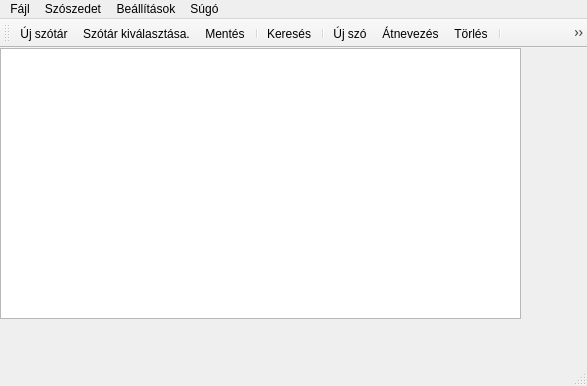
<?xml version="1.0" encoding="UTF-8"?>
<ui version="4.0">
 <class>MainWindow</class>
 <widget class="QMainWindow" name="MainWindow">
  <property name="geometry">
   <rect>
    <x>0</x>
    <y>0</y>
    <width>587</width>
    <height>386</height>
   </rect>
  </property>
  <property name="windowTitle">
   <string>Vocabulary</string>
  </property>
  <widget class="QWidget" name="centralWidget">
   <property name="sizePolicy">
    <sizepolicy hsizetype="Expanding" vsizetype="Expanding">
     <horstretch>0</horstretch>
     <verstretch>0</verstretch>
    </sizepolicy>
   </property>
   <widget class="QListWidget" name="listWidget">
    <property name="geometry">
     <rect>
      <x>0</x>
      <y>0</y>
      <width>521</width>
      <height>271</height>
     </rect>
    </property>
    <property name="sizePolicy">
     <sizepolicy hsizetype="Maximum" vsizetype="Maximum">
      <horstretch>0</horstretch>
      <verstretch>0</verstretch>
     </sizepolicy>
    </property>
    <property name="font">
     <font>
      <family>Serif</family>
      <pointsize>18</pointsize>
     </font>
    </property>
    <property name="autoFillBackground">
     <bool>false</bool>
    </property>
    <property name="resizeMode">
     <enum>QListView::Fixed</enum>
    </property>
   </widget>
  </widget>
  <widget class="QMenuBar" name="menuBar">
   <property name="geometry">
    <rect>
     <x>0</x>
     <y>0</y>
     <width>587</width>
     <height>21</height>
    </rect>
   </property>
   <widget class="QMenu" name="menuF_jl">
    <property name="title">
     <string>Fájl</string>
    </property>
    <addaction name="action_newvocab"/>
    <addaction name="actionChooseVocab"/>
    <addaction name="separator"/>
    <addaction name="actionSave"/>
    <addaction name="actionRefresh"/>
    <addaction name="separator"/>
    <addaction name="actionMinimize"/>
    <addaction name="actionExit"/>
   </widget>
   <widget class="QMenu" name="menuSz_szedet">
    <property name="title">
     <string>Szószedet</string>
    </property>
    <addaction name="actionNewWord"/>
    <addaction name="separator"/>
    <addaction name="actionRename"/>
    <addaction name="actionClear"/>
    <addaction name="actionClearAll"/>
    <addaction name="separator"/>
    <addaction name="actionSearch"/>
   </widget>
   <widget class="QMenu" name="menuBe_ll_t_sok">
    <property name="title">
     <string>Beállítások</string>
    </property>
    <addaction name="actionPreferences"/>
   </widget>
   <widget class="QMenu" name="menuS_g">
    <property name="title">
     <string>Súgó</string>
    </property>
    <addaction name="actionAboutQt"/>
    <addaction name="actionAbout"/>
   </widget>
   <addaction name="menuF_jl"/>
   <addaction name="menuSz_szedet"/>
   <addaction name="menuBe_ll_t_sok"/>
   <addaction name="menuS_g"/>
  </widget>
  <widget class="QToolBar" name="mainToolBar">
   <attribute name="toolBarArea">
    <enum>TopToolBarArea</enum>
   </attribute>
   <attribute name="toolBarBreak">
    <bool>false</bool>
   </attribute>
   <addaction name="action_newvocab"/>
   <addaction name="actionChooseVocab"/>
   <addaction name="actionSave"/>
   <addaction name="separator"/>
   <addaction name="actionSearch"/>
   <addaction name="separator"/>
   <addaction name="actionNewWord"/>
   <addaction name="actionRename"/>
   <addaction name="actionClear"/>
   <addaction name="separator"/>
   <addaction name="actionAbout"/>
  </widget>
  <widget class="QStatusBar" name="statusBar"/>
  <action name="actionAboutQt">
   <property name="text">
    <string>Qt névjegye...</string>
   </property>
  </action>
  <action name="actionAbout">
   <property name="icon">
    <iconset resource="icons.qrc">
     <normaloff>:/images/toolbar/img/about1.png</normaloff>:/images/toolbar/img/about1.png</iconset>
   </property>
   <property name="text">
    <string>Program névjegye...</string>
   </property>
   <property name="shortcut">
    <string>F1</string>
   </property>
  </action>
  <action name="actionPreferences">
   <property name="text">
    <string>Alapbeállítások...</string>
   </property>
  </action>
  <action name="actionMinimize">
   <property name="text">
    <string>Kisméret</string>
   </property>
   <property name="shortcut">
    <string>F11</string>
   </property>
  </action>
  <action name="actionExit">
   <property name="icon">
    <iconset resource="icons.qrc">
     <normaloff>:/images/toolbar/img/exit.png</normaloff>:/images/toolbar/img/exit.png</iconset>
   </property>
   <property name="text">
    <string>Kilépés</string>
   </property>
   <property name="shortcut">
    <string>Ctrl+X</string>
   </property>
  </action>
  <action name="actionNew_Vocabulary">
   <property name="text">
    <string>New Vocabulary</string>
   </property>
  </action>
  <action name="actionNew_Word">
   <property name="text">
    <string>New Word</string>
   </property>
  </action>
  <action name="action_newvocab">
   <property name="icon">
    <iconset resource="icons.qrc">
     <normaloff>:/images/toolbar/img/newfile.png</normaloff>:/images/toolbar/img/newfile.png</iconset>
   </property>
   <property name="text">
    <string>Új szótár...</string>
   </property>
   <property name="shortcut">
    <string>Ctrl+N</string>
   </property>
  </action>
  <action name="actionChooseVocab">
   <property name="icon">
    <iconset resource="icons.qrc">
     <normaloff>:/images/toolbar/img/openfile.png</normaloff>:/images/toolbar/img/openfile.png</iconset>
   </property>
   <property name="text">
    <string>Szótár kiválasztása....</string>
   </property>
   <property name="shortcut">
    <string>Ctrl+O</string>
   </property>
  </action>
  <action name="actionSave">
   <property name="icon">
    <iconset resource="icons.qrc">
     <normaloff>:/images/toolbar/img/savefile.png</normaloff>:/images/toolbar/img/savefile.png</iconset>
   </property>
   <property name="text">
    <string>Mentés</string>
   </property>
   <property name="shortcut">
    <string>Ctrl+S</string>
   </property>
  </action>
  <action name="actionRefresh">
   <property name="text">
    <string>Frissítés</string>
   </property>
   <property name="shortcut">
    <string>F5</string>
   </property>
  </action>
  <action name="actionNewWord">
   <property name="icon">
    <iconset resource="icons.qrc">
     <normaloff>:/images/toolbar/img/plus.png</normaloff>:/images/toolbar/img/plus.png</iconset>
   </property>
   <property name="text">
    <string>Új szó...</string>
   </property>
   <property name="shortcut">
    <string>F2</string>
   </property>
  </action>
  <action name="actionRename">
   <property name="icon">
    <iconset resource="icons.qrc">
     <normaloff>:/images/toolbar/img/edit.png</normaloff>:/images/toolbar/img/edit.png</iconset>
   </property>
   <property name="text">
    <string>Átnevezés...</string>
   </property>
   <property name="shortcut">
    <string>F4</string>
   </property>
  </action>
  <action name="actionClear">
   <property name="icon">
    <iconset resource="icons.qrc">
     <normaloff>:/images/toolbar/img/minus.png</normaloff>:/images/toolbar/img/minus.png</iconset>
   </property>
   <property name="text">
    <string>Törlés</string>
   </property>
   <property name="shortcut">
    <string>Del</string>
   </property>
  </action>
  <action name="actionClearAll">
   <property name="text">
    <string>Összes törlése....</string>
   </property>
   <property name="shortcut">
    <string>Shift+Del</string>
   </property>
  </action>
  <action name="actionSearch">
   <property name="icon">
    <iconset resource="icons.qrc">
     <normaloff>:/images/toolbar/img/searchwindow.png</normaloff>:/images/toolbar/img/searchwindow.png</iconset>
   </property>
   <property name="text">
    <string>Keresés...</string>
   </property>
   <property name="shortcut">
    <string>F3</string>
   </property>
  </action>
 </widget>
 <layoutdefault spacing="6" margin="11"/>
 <resources>
  <include location="icons.qrc"/>
 </resources>
 <connections/>
</ui>
